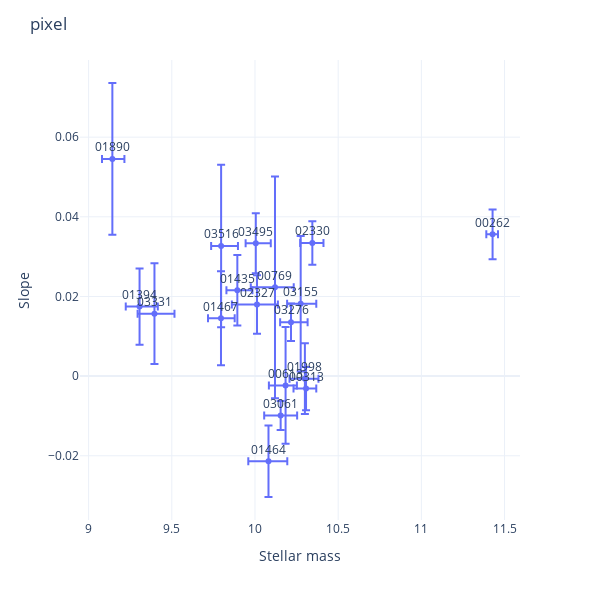

Notebook code for this chart:
### Code cell
import plotly.express as px

fig = px.scatter(x=np.asarray(sed_paras[idx_71_to_select]['stellar_mass_50']).astype(float64),y=slope_vor,
                 error_x_minus=sed_paras[idx_71_to_select]['stellar_mass_50']-sed_paras[idx_71_to_select]['stellar_mass_16'],
                 error_x=sed_paras[idx_71_to_select]['stellar_mass_84']-sed_paras[idx_71_to_select]['stellar_mass_50'],
                 error_y=slope_vor_err,
                 text=id_table,template='plotly_white',labels={'x':'Stellar mass','y':r'Slope'})


fig.update_traces(textposition='top center')

fig.update_layout(
    height=600,
    width=600,
    title_text='pixel'
)

fig.show()

### Figure 1 — Plotly figure (JSON) as saved in the notebook; plotly's stock layout.template omitted (floating-point values rounded to 4 significant figures)
{"data": [{"error_x": {"array": [0.03256, 0.06152, 0.06808, 0.1126, 0.1097, 0.09084, 0.113, 0.08228, 0.07251, 0.08157, 0.1255, 0.06696, 0.09912, 0.09377, 0.09984, 0.1203, 0.09003, 0.1012], "arrayminus": [0.03769, 0.07532, 0.1003, 0.1453, 0.08304, 0.06562, 0.1213, 0.07799, 0.06227, 0.09242, 0.1513, 0.07298, 0.09892, 0.08153, 0.06534, 0.1014, 0.0612, 0.05996]}, "error_y": {"array": [0.006254, 0.005412, 0.01465, 0.02782, 0.009593, 0.008857, 0.008969, 0.01181, 0.01906, 0.008887, 0.007326, 0.005467, 0.003651, 0.01701, 0.004715, 0.01265, 0.007533, 0.02041]}, "hovertemplate": "Stellar mass=%{x}<br>Slope=%{y}<br>text=%{text}<extra></extra>", "legendgroup": "", "marker": {"color": "#636efa", "symbol": "circle"}, "mode": "markers+text", "name": "", "orientation": "v", "showlegend": false, "text": ["00262", "00313", "00613", "00769", "01394", "01435", "01464", "01467", "01890", "01998", "02327", "02330", "03061", "03155", "03276", "03331", "03495", "03516"], "textposition": "top center", "type": "scatter", "x": [11.43, 10.31, 10.18, 10.12, 9.306, 9.894, 10.08, 9.796, 9.143, 10.3, 10.01, 10.34, 10.15, 10.27, 10.22, 9.396, 10.0, 9.796], "xaxis": "x", "y": [0.03559, -0.003135, -0.002329, 0.02229, 0.01745, 0.02154, -0.02139, 0.01452, 0.05454, -0.0006562, 0.01798, 0.03343, -0.009888, 0.01816, 0.01354, 0.01567, 0.03333, 0.03265], "yaxis": "y"}], "layout": {"height": 600, "legend": {"tracegroupgap": 0}, "margin": {"t": 60}, "title": {"text": "pixel"}, "width": 600, "xaxis": {"anchor": "y", "autorange": true, "domain": [0, 1], "range": [8.948, 11.59], "title": {"text": "Stellar mass"}, "type": "linear"}, "yaxis": {"anchor": "x", "autorange": true, "domain": [0, 1], "range": [-0.03613, 0.07938], "title": {"text": "Slope"}, "type": "linear"}}}
